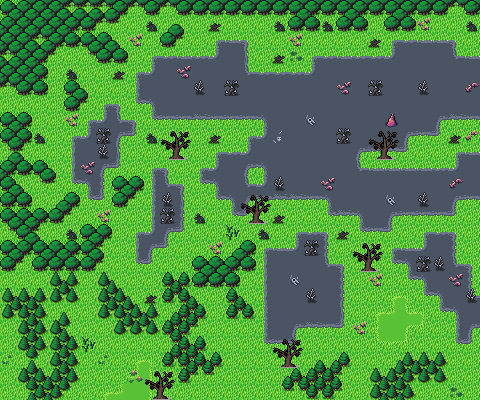

This game map was drawn from its Tiled (.tmx) file and the tilesets committed beside it. A one-line description and the trimmed map source follow:
An orthogonal 30x25 tile map with 16x16 px tiles, 4 tile layers (Background, ClutterSubGround, Ground, Clutter), 2 tilesets and 10 objects.

<map version="1.10" tiledversion="1.11.2" orientation="orthogonal" renderorder="right-down" width="30" height="25" tilewidth="16" tileheight="16" infinite="0" nextlayerid="8" nextobjectid="124">
 <editorsettings>
  <export target="wastetown..tmx" format="tmx" />
 </editorsettings>
 <tileset firstgid="1" source="../../../../common/maps/tileset/main.tsx" />
 <tileset firstgid="10113" source="../../../../common/maps/tileset/buildings.tsx" />
 <layer id="1" name="Background" width="30" height="25">
  <data>[750 cells, 750 non-empty, 3 distinct tile ids]</data>
 </layer>
 <layer id="7" name="ClutterSubGround" width="30" height="25">
  <data>[750 cells, 7 non-empty, 4 distinct tile ids]</data>
 </layer>
 <layer id="2" name="Ground" width="30" height="25">
  <data>[750 cells, 442 non-empty, 40 distinct tile ids]</data>
 </layer>
 <layer id="3" name="Clutter" width="30" height="25">
  <properties>
   <property name="spriteLayer" type="bool" value="true" />
  </properties>
  <data>[750 cells, 313 non-empty, 105 distinct tile ids]</data>
 </layer>
 <objectgroup id="4" name="Objects">
  <object id="71" template="../../../../common/maps/obj/enemy.tx" x="304.49" y="112.991">
   <properties>
    <property name="dialog">[
	{
		"name": "",
		"text": "'Look at what remains of a once abundant and sacred shrine to Gaea. Something must be done to revitalize the land.'",
		"options":
			[
				{
					"name": "I have gathered the prayerbooks for your ritual.",
                    "text": "'Thanks to you, Gaea is saved! The whole world thanks you.'",
					"action": [ { "deleteMapObject": -1 },
                    {"grantRewards": [
		      {"type": "item", "count": 1, "itemName": "Necklace of Flourishing"},
                        {"type": "card", "count": 1, "cardName": "Gwenna, Eyes of Gaea"},
                        {"type": "card", "count": 1, "cardName": "Gaea's Will"},
                        {"type": "card", "count": 1, "cardName": "Gaea's Revenge"},
                        {"type": "card", "count": 1, "cardName": "Gaea's Anthem"},
                        {"type": "card", "count": 1, "cardName": "Gaea's Touch"}              
                      ] } ]
                    ,
					"condition": [{"item": "Prayerbook of Fertility"}, {"item": "Prayerbook of Fortunes"}, {"item": "Prayerbook of Ire"}, {"item": "Prayerbook of Return"}, {"item": "Prayerbook of Vigor"}],
					"options": [ { "name": "(Continue)" } ]
				},
				{
					"name": "What can I do to help?",
					"text": "'Gaea, the worldsoul, is dying. This place that was once a spring of life has run dry. She can be revived, but it will take power only the gods possess to do it.'",
					"options": [ { "name": "So you want me to kill gods then?",
					"text": "'Exactly. In each biome of this world is a tower of worship. Kill the head god of each tower, and show me their prayerbooks. With all five, I can restore life to Gaea, and give some of her flourishing power to you.'",
					"options": [ { "name": "A tall order, but I'll do my best." } ]
					 }]
				},
                {
					"name": "Feels like this is a lost cause.",
					"text": "'Perhaps. But I will be here if you regain hope.'",
					"options": [ { "name": "(Continue)" } ]
				}
			]
	}
]</property>
    <property name="enemy" value="Gwenna" />
   </properties>
  </object>
  <object id="90" template="../../../../common/maps/obj/collision.tx" x="-18.2508" y="-16.4141" width="518.021" height="16" />
  <object id="92" template="../../../../common/maps/obj/collision.tx" x="-14.9827" y="-16.9607" width="16" height="422.164" />
  <object id="116" template="../../../../common/maps/obj/collision.tx" x="479" y="-17.082" width="16" height="422.164" />
  <object id="118" template="../../../../common/maps/obj/collision.tx" x="-16.0105" y="401" width="518.021" height="16" />
  <object id="119" template="../../../../common/maps/obj/entry_up.tx" x="214.533" y="398.667" width="65.6" height="16">
   <properties>
    <property name="teleport" value="" />
   </properties>
  </object>
  <object id="120" template="../../../../common/maps/obj/dialog.tx" x="217" y="367.394" width="85.3333" height="13.2122" visible="1">
   <properties>
    <property name="dialog">[
{
   "text": "While some greenery remains, this once lush and verdant clearing is withered and scarred. It seems that whatever blighted the land is still spreading.",
   "options": [{
      "name": "(Continue)", "action": [{"deleteMapObject":-1}]}]
}
]</property>
   </properties>
  </object>
  <object id="121" template="../../../../common/maps/obj/scroll.tx" x="144.667" y="94">
   <properties>
    <property name="reward" value="[ { &quot;type&quot;: &quot;card&quot;, &quot;cardName&quot;: &quot;Nature's Ruin&quot;, &quot;count&quot;: 1 } ]" />
   </properties>
  </object>
  <object id="122" template="../../../../common/maps/obj/scroll.tx" x="418" y="69.3333">
   <properties>
    <property name="reward" value="[ { &quot;type&quot;: &quot;card&quot;, &quot;cardName&quot;: &quot;Perish&quot;, &quot;count&quot;: 1 } ]" />
   </properties>
  </object>
  <object id="123" template="../../../../common/maps/obj/scroll.tx" x="359.333" y="362">
   <properties>
    <property name="reward" value="[ { &quot;type&quot;: &quot;card&quot;, &quot;cardName&quot;: &quot;Gaea's Blessing&quot;, &quot;count&quot;: 1 } ]" />
   </properties>
  </object>
 </objectgroup>
</map>
